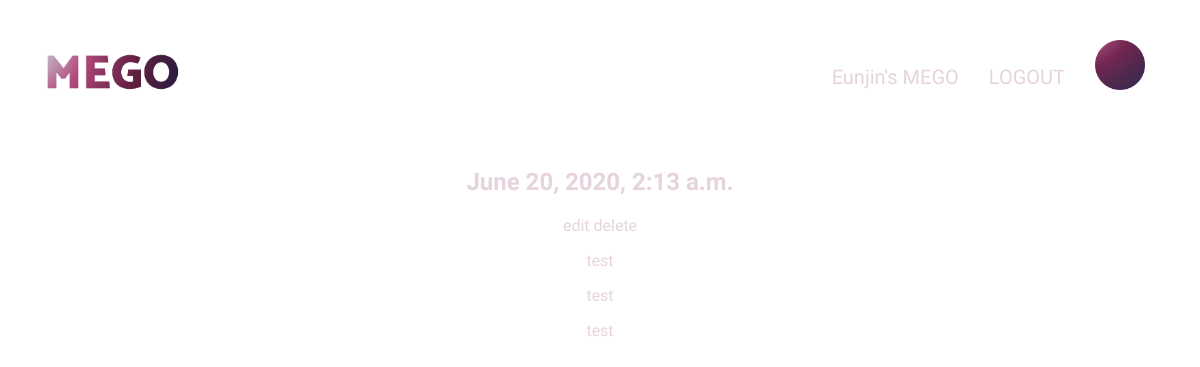
Page /MEgo/1/ (signed in) on the earlier database version.
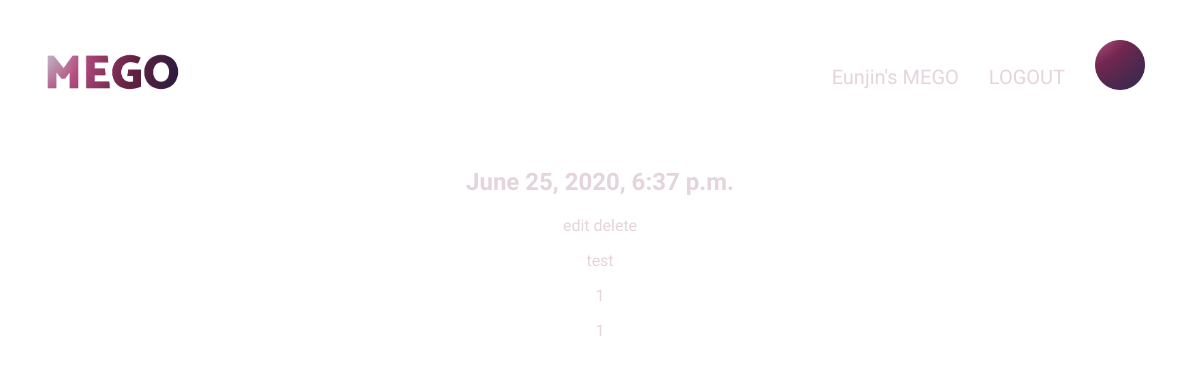
Same page on the later database version.
### MEgo/models.py (models this page shows, shortened)
class Experience(models.Model):
    author = models.ForeignKey(settings.AUTH_USER_MODEL, on_delete=models.CASCADE, default='admin')
    input_date = models.DateTimeField(
            default=timezone.now)
    exp_date = models.DateTimeField(
            default=timezone.now)
    walks = models.IntegerField(blank=True, null=True)
    sleep = models.FloatField(blank=True, null=True)
    deep_sleep = models.FloatField(blank=True, null=True)
    heartbeat = models.IntegerField(blank=True, null=True)
    calorie = models.IntegerField(blank=True, null=True)
    distance = models.FloatField(blank=True, null=True)
    event = models.TextField()
    thoughts = models.TextField()
    emotion = models.TextField()
    importance = models.IntegerField()
    future = models.IntegerField(default=0)
    related_people = models.CharField(max_length=200, blank=True, null=True)
    related_place = models.CharField(max_length=200, blank=True, null=True)
    photo = models.ImageField(blank=True,upload_to=user_path)  # path based on the function and settings
    thumbnail_photo = models.ImageField(blank=True, upload_to=user_path) # it is not required field
    media_links = models.TextField(blank=True, null=True)
    emotion_color = models.CharField(max_length=100, default="", blank=True, null=True)

### MEgo/views.py (the view)
# urls.py: path('MEgo/<int:pk>/', views.experience_detail, name='experience_detail'),
@login_required
def experience_detail(request, pk):
    exp = get_object_or_404(Experience, pk=pk)
    return render(request, 'MEgo/experience_detail.html', {'exp':exp})

### MEgo/templates/MEgo/experience_detail.html (shortened to what this page needs)
{% extends 'MEgo/base.html' %}
{% load static %}
{% block content %}
    <div class="exp">
        <h2>{{ exp.exp_date }}</h2>
        <a href="{% url 'experience_edit' pk=exp.pk %}">edit</a>
        <a href="{% url 'experience_delete' pk=exp.pk %}">delete</a>
        <p>{{ exp.event|linebreaksbr }}</p>
        <p>{{ exp.thoughts|linebreaksbr }}</p>
        <p>{{ exp.emotion|linebreaksbr }}</p>
    </div>
{% endblock %}

Differences in the rows shown:
changed Experience "test": exp_date "June 20, 2020, 2:13 a.m." → "June 25, 2020, 6:37 p.m."; thoughts "test" → "1"; emotion "test" → "1"
